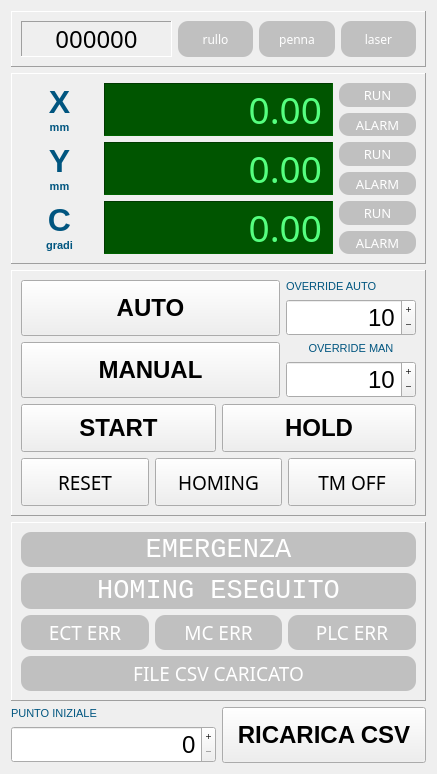
<?xml version="1.0" encoding="UTF-8"?>
<ui version="4.0">
 <class>statusframe</class>
 <widget class="QFrame" name="statusframe">
  <property name="geometry">
   <rect>
    <x>0</x>
    <y>0</y>
    <width>437</width>
    <height>774</height>
   </rect>
  </property>
  <property name="windowTitle">
   <string>Frame</string>
  </property>
  <property name="styleSheet">
   <string notr="true"/>
  </property>
  <layout class="QVBoxLayout" name="verticalLayout" stretch="0,0,0,1,0">
   <item>
    <widget class="QFrame" name="frame_tools">
     <property name="styleSheet">
      <string notr="true"/>
     </property>
     <property name="frameShape">
      <enum>QFrame::Panel</enum>
     </property>
     <property name="frameShadow">
      <enum>QFrame::Raised</enum>
     </property>
     <layout class="QHBoxLayout" name="horizontalLayout" stretch="2,1,1,1">
      <item>
       <widget class="QLabel" name="lb_riga">
        <property name="font">
         <font>
          <family>Ubuntu Condensed</family>
          <pointsize>18</pointsize>
         </font>
        </property>
        <property name="frameShape">
         <enum>QFrame::Panel</enum>
        </property>
        <property name="frameShadow">
         <enum>QFrame::Sunken</enum>
        </property>
        <property name="text">
         <string>000000</string>
        </property>
        <property name="alignment">
         <set>Qt::AlignCenter</set>
        </property>
       </widget>
      </item>
      <item>
       <widget class="QLabel" name="lb_rullo">
        <property name="font">
         <font>
          <family>Ubuntu Condensed</family>
         </font>
        </property>
        <property name="styleSheet">
         <string notr="true">color: rgb(255, 255, 255);
border-radius: 10px;
background-color: rgb(192, 192, 192);</string>
        </property>
        <property name="frameShadow">
         <enum>QFrame::Plain</enum>
        </property>
        <property name="text">
         <string>rullo</string>
        </property>
        <property name="alignment">
         <set>Qt::AlignCenter</set>
        </property>
       </widget>
      </item>
      <item>
       <widget class="QLabel" name="lb_penna">
        <property name="font">
         <font>
          <family>Ubuntu Condensed</family>
         </font>
        </property>
        <property name="styleSheet">
         <string notr="true">color: rgb(255, 255, 255);
border-radius: 10px;
background-color: rgb(192, 192, 192);</string>
        </property>
        <property name="frameShadow">
         <enum>QFrame::Plain</enum>
        </property>
        <property name="text">
         <string>penna</string>
        </property>
        <property name="alignment">
         <set>Qt::AlignCenter</set>
        </property>
       </widget>
      </item>
      <item>
       <widget class="QLabel" name="lb_laser">
        <property name="font">
         <font>
          <family>Ubuntu Condensed</family>
         </font>
        </property>
        <property name="styleSheet">
         <string notr="true">color: rgb(255, 255, 255);
border-radius: 10px;
background-color: rgb(192, 192, 192);</string>
        </property>
        <property name="frameShadow">
         <enum>QFrame::Plain</enum>
        </property>
        <property name="text">
         <string>laser</string>
        </property>
        <property name="alignment">
         <set>Qt::AlignCenter</set>
        </property>
       </widget>
      </item>
     </layout>
    </widget>
   </item>
   <item>
    <widget class="QFrame" name="frame_assi">
     <property name="styleSheet">
      <string notr="true"/>
     </property>
     <property name="frameShape">
      <enum>QFrame::Panel</enum>
     </property>
     <property name="frameShadow">
      <enum>QFrame::Raised</enum>
     </property>
     <layout class="QGridLayout" name="gridLayout_3" columnstretch="0,3,1">
      <item row="0" column="2">
       <widget class="QLabel" name="lb_xrun">
        <property name="sizePolicy">
         <sizepolicy hsizetype="Preferred" vsizetype="Preferred">
          <horstretch>1</horstretch>
          <verstretch>0</verstretch>
         </sizepolicy>
        </property>
        <property name="font">
         <font>
          <family>Ubuntu Condensed</family>
          <pointsize>10</pointsize>
          <weight>50</weight>
          <bold>false</bold>
         </font>
        </property>
        <property name="styleSheet">
         <string notr="true">color: rgb(255, 255, 255);
border-radius: 10px;
background-color: rgb(192, 192, 192);</string>
        </property>
        <property name="text">
         <string>RUN</string>
        </property>
        <property name="alignment">
         <set>Qt::AlignCenter</set>
        </property>
       </widget>
      </item>
      <item row="1" column="2">
       <widget class="QLabel" name="lb_xalarm">
        <property name="sizePolicy">
         <sizepolicy hsizetype="Preferred" vsizetype="Preferred">
          <horstretch>1</horstretch>
          <verstretch>0</verstretch>
         </sizepolicy>
        </property>
        <property name="font">
         <font>
          <family>Ubuntu Condensed</family>
          <pointsize>10</pointsize>
          <weight>50</weight>
          <bold>false</bold>
         </font>
        </property>
        <property name="styleSheet">
         <string notr="true">color: rgb(255, 255, 255);
border-radius: 10px;
background-color: rgb(192, 192, 192);</string>
        </property>
        <property name="text">
         <string>ALARM</string>
        </property>
        <property name="alignment">
         <set>Qt::AlignCenter</set>
        </property>
       </widget>
      </item>
      <item row="2" column="2">
       <widget class="QLabel" name="lb_yrun">
        <property name="sizePolicy">
         <sizepolicy hsizetype="Preferred" vsizetype="Preferred">
          <horstretch>1</horstretch>
          <verstretch>0</verstretch>
         </sizepolicy>
        </property>
        <property name="font">
         <font>
          <family>Ubuntu Condensed</family>
          <pointsize>10</pointsize>
          <weight>50</weight>
          <bold>false</bold>
         </font>
        </property>
        <property name="styleSheet">
         <string notr="true">color: rgb(255, 255, 255);
border-radius: 10px;
background-color: rgb(192, 192, 192);</string>
        </property>
        <property name="text">
         <string>RUN</string>
        </property>
        <property name="alignment">
         <set>Qt::AlignCenter</set>
        </property>
       </widget>
      </item>
      <item row="3" column="2">
       <widget class="QLabel" name="lb_yalarm">
        <property name="sizePolicy">
         <sizepolicy hsizetype="Preferred" vsizetype="Preferred">
          <horstretch>1</horstretch>
          <verstretch>0</verstretch>
         </sizepolicy>
        </property>
        <property name="font">
         <font>
          <family>Ubuntu Condensed</family>
          <pointsize>10</pointsize>
          <weight>50</weight>
          <bold>false</bold>
         </font>
        </property>
        <property name="styleSheet">
         <string notr="true">color: rgb(255, 255, 255);
border-radius: 10px;
background-color: rgb(192, 192, 192);</string>
        </property>
        <property name="text">
         <string>ALARM</string>
        </property>
        <property name="alignment">
         <set>Qt::AlignCenter</set>
        </property>
       </widget>
      </item>
      <item row="4" column="2">
       <widget class="QLabel" name="lb_crun">
        <property name="sizePolicy">
         <sizepolicy hsizetype="Preferred" vsizetype="Preferred">
          <horstretch>1</horstretch>
          <verstretch>0</verstretch>
         </sizepolicy>
        </property>
        <property name="font">
         <font>
          <family>Ubuntu Condensed</family>
          <pointsize>10</pointsize>
          <weight>50</weight>
          <bold>false</bold>
         </font>
        </property>
        <property name="styleSheet">
         <string notr="true">color: rgb(255, 255, 255);
border-radius: 10px;
background-color: rgb(192, 192, 192);</string>
        </property>
        <property name="text">
         <string>RUN</string>
        </property>
        <property name="alignment">
         <set>Qt::AlignCenter</set>
        </property>
       </widget>
      </item>
      <item row="5" column="2">
       <widget class="QLabel" name="lb_calarm">
        <property name="sizePolicy">
         <sizepolicy hsizetype="Preferred" vsizetype="Preferred">
          <horstretch>1</horstretch>
          <verstretch>0</verstretch>
         </sizepolicy>
        </property>
        <property name="font">
         <font>
          <family>Ubuntu Condensed</family>
          <pointsize>10</pointsize>
          <weight>50</weight>
          <bold>false</bold>
         </font>
        </property>
        <property name="styleSheet">
         <string notr="true">color: rgb(255, 255, 255);
border-radius: 10px;
background-color: rgb(192, 192, 192);</string>
        </property>
        <property name="text">
         <string>ALARM</string>
        </property>
        <property name="alignment">
         <set>Qt::AlignCenter</set>
        </property>
       </widget>
      </item>
      <item row="0" column="0" rowspan="2">
       <widget class="QLabel" name="label">
        <property name="sizePolicy">
         <sizepolicy hsizetype="Preferred" vsizetype="Preferred">
          <horstretch>1</horstretch>
          <verstretch>0</verstretch>
         </sizepolicy>
        </property>
        <property name="font">
         <font>
          <pointsize>24</pointsize>
          <weight>75</weight>
          <bold>true</bold>
         </font>
        </property>
        <property name="text">
         <string>&lt;html&gt;&lt;head/&gt;&lt;body&gt;&lt;p&gt;&lt;span style=&quot; color:#00557f;&quot;&gt;X&lt;br/&gt;&lt;/span&gt;&lt;span style=&quot; font-size:8pt; color:#00557f;&quot;&gt;mm&lt;/span&gt;&lt;/p&gt;&lt;/body&gt;&lt;/html&gt;</string>
        </property>
        <property name="alignment">
         <set>Qt::AlignCenter</set>
        </property>
       </widget>
      </item>
      <item row="0" column="1" rowspan="2">
       <widget class="QLabel" name="lb_xpos">
        <property name="sizePolicy">
         <sizepolicy hsizetype="Preferred" vsizetype="Preferred">
          <horstretch>3</horstretch>
          <verstretch>0</verstretch>
         </sizepolicy>
        </property>
        <property name="font">
         <font>
          <family>Digital</family>
          <pointsize>28</pointsize>
          <weight>50</weight>
          <italic>false</italic>
          <bold>false</bold>
         </font>
        </property>
        <property name="styleSheet">
         <string notr="true">background-color: rgb(0, 85, 0);
color: rgb(85, 255, 127);</string>
        </property>
        <property name="frameShape">
         <enum>QFrame::Panel</enum>
        </property>
        <property name="frameShadow">
         <enum>QFrame::Sunken</enum>
        </property>
        <property name="text">
         <string>0.00</string>
        </property>
        <property name="scaledContents">
         <bool>false</bool>
        </property>
        <property name="alignment">
         <set>Qt::AlignRight|Qt::AlignTrailing|Qt::AlignVCenter</set>
        </property>
       </widget>
      </item>
      <item row="2" column="1" rowspan="2">
       <widget class="QLabel" name="lb_ypos">
        <property name="sizePolicy">
         <sizepolicy hsizetype="Preferred" vsizetype="Preferred">
          <horstretch>3</horstretch>
          <verstretch>0</verstretch>
         </sizepolicy>
        </property>
        <property name="font">
         <font>
          <family>Digital</family>
          <pointsize>28</pointsize>
          <weight>50</weight>
          <italic>false</italic>
          <bold>false</bold>
         </font>
        </property>
        <property name="styleSheet">
         <string notr="true">background-color: rgb(0, 85, 0);
color: rgb(85, 255, 127);</string>
        </property>
        <property name="frameShape">
         <enum>QFrame::Panel</enum>
        </property>
        <property name="frameShadow">
         <enum>QFrame::Sunken</enum>
        </property>
        <property name="text">
         <string>0.00</string>
        </property>
        <property name="alignment">
         <set>Qt::AlignRight|Qt::AlignTrailing|Qt::AlignVCenter</set>
        </property>
       </widget>
      </item>
      <item row="2" column="0" rowspan="2">
       <widget class="QLabel" name="label_6">
        <property name="sizePolicy">
         <sizepolicy hsizetype="Preferred" vsizetype="Preferred">
          <horstretch>1</horstretch>
          <verstretch>0</verstretch>
         </sizepolicy>
        </property>
        <property name="font">
         <font>
          <pointsize>24</pointsize>
          <weight>75</weight>
          <bold>true</bold>
         </font>
        </property>
        <property name="text">
         <string>&lt;html&gt;&lt;head/&gt;&lt;body&gt;&lt;p&gt;&lt;span style=&quot; color:#00557f;&quot;&gt;Y&lt;br/&gt;&lt;/span&gt;&lt;span style=&quot; font-size:8pt; color:#00557f;&quot;&gt;mm&lt;/span&gt;&lt;/p&gt;&lt;/body&gt;&lt;/html&gt;</string>
        </property>
        <property name="alignment">
         <set>Qt::AlignCenter</set>
        </property>
       </widget>
      </item>
      <item row="4" column="0" rowspan="2">
       <widget class="QLabel" name="label_7">
        <property name="sizePolicy">
         <sizepolicy hsizetype="Preferred" vsizetype="Preferred">
          <horstretch>1</horstretch>
          <verstretch>0</verstretch>
         </sizepolicy>
        </property>
        <property name="font">
         <font>
          <pointsize>24</pointsize>
          <weight>75</weight>
          <bold>true</bold>
         </font>
        </property>
        <property name="text">
         <string>&lt;html&gt;&lt;head/&gt;&lt;body&gt;&lt;p&gt;&lt;span style=&quot; color:#00557f;&quot;&gt;C&lt;br/&gt;&lt;/span&gt;&lt;span style=&quot; font-size:8pt; color:#00557f;&quot;&gt;gradi&lt;/span&gt;&lt;/p&gt;&lt;/body&gt;&lt;/html&gt;</string>
        </property>
        <property name="alignment">
         <set>Qt::AlignCenter</set>
        </property>
       </widget>
      </item>
      <item row="4" column="1" rowspan="2">
       <widget class="QLabel" name="lb_cpos">
        <property name="sizePolicy">
         <sizepolicy hsizetype="Preferred" vsizetype="Preferred">
          <horstretch>3</horstretch>
          <verstretch>0</verstretch>
         </sizepolicy>
        </property>
        <property name="font">
         <font>
          <family>Digital</family>
          <pointsize>28</pointsize>
          <weight>50</weight>
          <italic>false</italic>
          <bold>false</bold>
         </font>
        </property>
        <property name="styleSheet">
         <string notr="true">background-color: rgb(0, 85, 0);
color: rgb(85, 255, 127);</string>
        </property>
        <property name="frameShape">
         <enum>QFrame::Panel</enum>
        </property>
        <property name="frameShadow">
         <enum>QFrame::Sunken</enum>
        </property>
        <property name="text">
         <string>0.00</string>
        </property>
        <property name="alignment">
         <set>Qt::AlignRight|Qt::AlignTrailing|Qt::AlignVCenter</set>
        </property>
       </widget>
      </item>
     </layout>
    </widget>
   </item>
   <item>
    <widget class="QFrame" name="frame_bottoni">
     <property name="styleSheet">
      <string notr="true"/>
     </property>
     <property name="frameShape">
      <enum>QFrame::Panel</enum>
     </property>
     <property name="frameShadow">
      <enum>QFrame::Raised</enum>
     </property>
     <layout class="QVBoxLayout" name="verticalLayout_2">
      <item>
       <layout class="QGridLayout" name="gridLayout_4" columnstretch="2,1">
        <item row="0" column="0" rowspan="2">
         <widget class="QPushButton" name="btAUTO">
          <property name="sizePolicy">
           <sizepolicy hsizetype="Minimum" vsizetype="Preferred">
            <horstretch>0</horstretch>
            <verstretch>0</verstretch>
           </sizepolicy>
          </property>
          <property name="font">
           <font>
            <family>Ubuntu</family>
            <pointsize>18</pointsize>
            <weight>75</weight>
            <bold>true</bold>
           </font>
          </property>
          <property name="text">
           <string>AUTO</string>
          </property>
          <property name="checkable">
           <bool>false</bool>
          </property>
         </widget>
        </item>
        <item row="0" column="1">
         <widget class="QLabel" name="lbover1">
          <property name="sizePolicy">
           <sizepolicy hsizetype="Preferred" vsizetype="Fixed">
            <horstretch>0</horstretch>
            <verstretch>0</verstretch>
           </sizepolicy>
          </property>
          <property name="text">
           <string>&lt;html&gt;&lt;head/&gt;&lt;body&gt;&lt;p&gt;&lt;span style=&quot; font-size:8pt; color:#00557f;&quot;&gt;OVERRIDE AUTO&lt;/span&gt;&lt;/p&gt;&lt;/body&gt;&lt;/html&gt;</string>
          </property>
         </widget>
        </item>
        <item row="1" column="1">
         <widget class="QSpinBox" name="SB01">
          <property name="font">
           <font>
            <family>Ubuntu</family>
            <pointsize>18</pointsize>
            <weight>50</weight>
            <bold>false</bold>
           </font>
          </property>
          <property name="frame">
           <bool>true</bool>
          </property>
          <property name="alignment">
           <set>Qt::AlignRight|Qt::AlignTrailing|Qt::AlignVCenter</set>
          </property>
          <property name="buttonSymbols">
           <enum>QAbstractSpinBox::PlusMinus</enum>
          </property>
          <property name="minimum">
           <number>1</number>
          </property>
          <property name="maximum">
           <number>100</number>
          </property>
          <property name="value">
           <number>10</number>
          </property>
         </widget>
        </item>
        <item row="2" column="0" rowspan="2">
         <widget class="QPushButton" name="btMANUAL">
          <property name="sizePolicy">
           <sizepolicy hsizetype="Minimum" vsizetype="Preferred">
            <horstretch>0</horstretch>
            <verstretch>0</verstretch>
           </sizepolicy>
          </property>
          <property name="font">
           <font>
            <family>Ubuntu</family>
            <pointsize>18</pointsize>
            <weight>75</weight>
            <bold>true</bold>
           </font>
          </property>
          <property name="text">
           <string>MANUAL</string>
          </property>
          <property name="checkable">
           <bool>false</bool>
          </property>
         </widget>
        </item>
        <item row="2" column="1">
         <widget class="QLabel" name="lbover2">
          <property name="sizePolicy">
           <sizepolicy hsizetype="Preferred" vsizetype="Fixed">
            <horstretch>0</horstretch>
            <verstretch>0</verstretch>
           </sizepolicy>
          </property>
          <property name="text">
           <string>&lt;html&gt;&lt;head/&gt;&lt;body&gt;&lt;p&gt;&lt;span style=&quot; font-size:8pt; color:#00557f;&quot;&gt;OVERRIDE MAN&lt;/span&gt;&lt;/p&gt;&lt;/body&gt;&lt;/html&gt;</string>
          </property>
          <property name="alignment">
           <set>Qt::AlignCenter</set>
          </property>
         </widget>
        </item>
        <item row="3" column="1">
         <widget class="QSpinBox" name="SB02">
          <property name="font">
           <font>
            <family>Ubuntu</family>
            <pointsize>18</pointsize>
            <weight>50</weight>
            <bold>false</bold>
           </font>
          </property>
          <property name="alignment">
           <set>Qt::AlignRight|Qt::AlignTrailing|Qt::AlignVCenter</set>
          </property>
          <property name="buttonSymbols">
           <enum>QAbstractSpinBox::PlusMinus</enum>
          </property>
          <property name="minimum">
           <number>1</number>
          </property>
          <property name="maximum">
           <number>100</number>
          </property>
          <property name="value">
           <number>10</number>
          </property>
         </widget>
        </item>
       </layout>
      </item>
      <item>
       <layout class="QHBoxLayout" name="horizontalLayout_4">
        <item>
         <widget class="QPushButton" name="btSTART">
          <property name="minimumSize">
           <size>
            <width>0</width>
            <height>48</height>
           </size>
          </property>
          <property name="font">
           <font>
            <family>Ubuntu</family>
            <pointsize>18</pointsize>
            <weight>75</weight>
            <bold>true</bold>
           </font>
          </property>
          <property name="text">
           <string>START</string>
          </property>
          <property name="checkable">
           <bool>false</bool>
          </property>
         </widget>
        </item>
        <item>
         <widget class="QPushButton" name="btHOLD">
          <property name="minimumSize">
           <size>
            <width>0</width>
            <height>48</height>
           </size>
          </property>
          <property name="font">
           <font>
            <family>Ubuntu</family>
            <pointsize>18</pointsize>
            <weight>75</weight>
            <bold>true</bold>
           </font>
          </property>
          <property name="text">
           <string>HOLD</string>
          </property>
          <property name="checkable">
           <bool>false</bool>
          </property>
         </widget>
        </item>
       </layout>
      </item>
      <item>
       <layout class="QHBoxLayout" name="horizontalLayout_5">
        <item>
         <widget class="QPushButton" name="btRESET">
          <property name="minimumSize">
           <size>
            <width>0</width>
            <height>48</height>
           </size>
          </property>
          <property name="font">
           <font>
            <family>Ubuntu Condensed</family>
            <pointsize>14</pointsize>
            <weight>50</weight>
            <bold>false</bold>
           </font>
          </property>
          <property name="text">
           <string>RESET</string>
          </property>
          <property name="checkable">
           <bool>false</bool>
          </property>
         </widget>
        </item>
        <item>
         <widget class="QPushButton" name="btHOMING">
          <property name="minimumSize">
           <size>
            <width>0</width>
            <height>48</height>
           </size>
          </property>
          <property name="font">
           <font>
            <family>Ubuntu Condensed</family>
            <pointsize>14</pointsize>
            <weight>50</weight>
            <bold>false</bold>
           </font>
          </property>
          <property name="text">
           <string>HOMING</string>
          </property>
          <property name="checkable">
           <bool>false</bool>
          </property>
         </widget>
        </item>
        <item>
         <widget class="QPushButton" name="btMODE">
          <property name="minimumSize">
           <size>
            <width>0</width>
            <height>48</height>
           </size>
          </property>
          <property name="font">
           <font>
            <family>Ubuntu Condensed</family>
            <pointsize>14</pointsize>
            <weight>50</weight>
            <bold>false</bold>
           </font>
          </property>
          <property name="text">
           <string>TM OFF</string>
          </property>
         </widget>
        </item>
       </layout>
      </item>
     </layout>
    </widget>
   </item>
   <item>
    <widget class="QFrame" name="frame_spie">
     <property name="styleSheet">
      <string notr="true"/>
     </property>
     <property name="frameShape">
      <enum>QFrame::Panel</enum>
     </property>
     <property name="frameShadow">
      <enum>QFrame::Raised</enum>
     </property>
     <layout class="QGridLayout" name="gridLayout_2">
      <item row="2" column="0" colspan="3">
       <widget class="QLabel" name="lb_homing">
        <property name="font">
         <font>
          <family>Monospace</family>
          <pointsize>20</pointsize>
          <weight>50</weight>
          <bold>false</bold>
         </font>
        </property>
        <property name="styleSheet">
         <string notr="true">color: rgb(255, 255, 255);
border-radius: 10px;
background-color: rgb(192, 192, 192);</string>
        </property>
        <property name="text">
         <string>HOMING ESEGUITO</string>
        </property>
        <property name="alignment">
         <set>Qt::AlignCenter</set>
        </property>
       </widget>
      </item>
      <item row="3" column="0">
       <widget class="QLabel" name="lb_ecterror">
        <property name="font">
         <font>
          <family>Ubuntu Condensed</family>
          <pointsize>14</pointsize>
          <weight>50</weight>
          <bold>false</bold>
         </font>
        </property>
        <property name="styleSheet">
         <string notr="true">color: rgb(255, 255, 255);
border-radius: 10px;
background-color: rgb(192, 192, 192);</string>
        </property>
        <property name="text">
         <string>ECT ERR</string>
        </property>
        <property name="alignment">
         <set>Qt::AlignCenter</set>
        </property>
       </widget>
      </item>
      <item row="3" column="1">
       <widget class="QLabel" name="lb_mcerror">
        <property name="font">
         <font>
          <family>Ubuntu Condensed</family>
          <pointsize>14</pointsize>
          <weight>50</weight>
          <bold>false</bold>
         </font>
        </property>
        <property name="styleSheet">
         <string notr="true">color: rgb(255, 255, 255);
border-radius: 10px;
background-color: rgb(192, 192, 192);</string>
        </property>
        <property name="text">
         <string>MC ERR</string>
        </property>
        <property name="alignment">
         <set>Qt::AlignCenter</set>
        </property>
       </widget>
      </item>
      <item row="3" column="2">
       <widget class="QLabel" name="lb_plcerror">
        <property name="font">
         <font>
          <family>Ubuntu Condensed</family>
          <pointsize>14</pointsize>
          <weight>50</weight>
          <bold>false</bold>
         </font>
        </property>
        <property name="styleSheet">
         <string notr="true">color: rgb(255, 255, 255);
border-radius: 10px;
background-color: rgb(192, 192, 192);</string>
        </property>
        <property name="text">
         <string>PLC ERR</string>
        </property>
        <property name="alignment">
         <set>Qt::AlignCenter</set>
        </property>
       </widget>
      </item>
      <item row="1" column="0" colspan="3">
       <widget class="QLabel" name="lb_emergenza">
        <property name="font">
         <font>
          <family>Monospace</family>
          <pointsize>20</pointsize>
          <weight>50</weight>
          <bold>false</bold>
         </font>
        </property>
        <property name="styleSheet">
         <string notr="true">color: rgb(255, 255, 255);
border-radius: 10px;
background-color: rgb(192, 192, 192);</string>
        </property>
        <property name="text">
         <string>EMERGENZA</string>
        </property>
        <property name="alignment">
         <set>Qt::AlignCenter</set>
        </property>
       </widget>
      </item>
      <item row="4" column="0" colspan="3">
       <widget class="QLabel" name="lb_endread">
        <property name="font">
         <font>
          <family>Ubuntu Condensed</family>
          <pointsize>14</pointsize>
          <weight>50</weight>
          <bold>false</bold>
         </font>
        </property>
        <property name="styleSheet">
         <string notr="true">color: rgb(255, 255, 255);
border-radius: 10px;
background-color: rgb(192, 192, 192);</string>
        </property>
        <property name="text">
         <string>FILE CSV CARICATO</string>
        </property>
        <property name="alignment">
         <set>Qt::AlignCenter</set>
        </property>
       </widget>
      </item>
     </layout>
    </widget>
   </item>
   <item>
    <layout class="QGridLayout" name="gridLayout">
     <item row="0" column="0">
      <widget class="QLabel" name="label_2">
       <property name="sizePolicy">
        <sizepolicy hsizetype="Preferred" vsizetype="Fixed">
         <horstretch>0</horstretch>
         <verstretch>0</verstretch>
        </sizepolicy>
       </property>
       <property name="text">
        <string>&lt;html&gt;&lt;head/&gt;&lt;body&gt;&lt;p&gt;&lt;span style=&quot; font-size:8pt; color:#00557f;&quot;&gt;PUNTO INIZIALE&lt;/span&gt;&lt;/p&gt;&lt;/body&gt;&lt;/html&gt;</string>
       </property>
       <property name="buddy">
        <cstring>csv_start_point</cstring>
       </property>
      </widget>
     </item>
     <item row="0" column="1" rowspan="2">
      <widget class="QPushButton" name="btCaricaCsv">
       <property name="sizePolicy">
        <sizepolicy hsizetype="Minimum" vsizetype="Preferred">
         <horstretch>0</horstretch>
         <verstretch>0</verstretch>
        </sizepolicy>
       </property>
       <property name="font">
        <font>
         <family>Ubuntu</family>
         <pointsize>18</pointsize>
         <weight>75</weight>
         <bold>true</bold>
        </font>
       </property>
       <property name="text">
        <string>RICARICA CSV</string>
       </property>
      </widget>
     </item>
     <item row="1" column="0">
      <widget class="QSpinBox" name="csv_start_point">
       <property name="font">
        <font>
         <family>Ubuntu</family>
         <pointsize>18</pointsize>
        </font>
       </property>
       <property name="wrapping">
        <bool>false</bool>
       </property>
       <property name="frame">
        <bool>true</bool>
       </property>
       <property name="alignment">
        <set>Qt::AlignRight|Qt::AlignTrailing|Qt::AlignVCenter</set>
       </property>
       <property name="buttonSymbols">
        <enum>QAbstractSpinBox::PlusMinus</enum>
       </property>
       <property name="maximum">
        <number>32700</number>
       </property>
      </widget>
     </item>
    </layout>
   </item>
  </layout>
 </widget>
 <tabstops>
  <tabstop>btAUTO</tabstop>
  <tabstop>btMANUAL</tabstop>
  <tabstop>btSTART</tabstop>
  <tabstop>btHOLD</tabstop>
  <tabstop>btRESET</tabstop>
  <tabstop>btHOMING</tabstop>
  <tabstop>btMODE</tabstop>
  <tabstop>SB01</tabstop>
  <tabstop>SB02</tabstop>
  <tabstop>csv_start_point</tabstop>
  <tabstop>btCaricaCsv</tabstop>
 </tabstops>
 <resources>
  <include location="resources.qrc"/>
 </resources>
 <connections/>
</ui>
